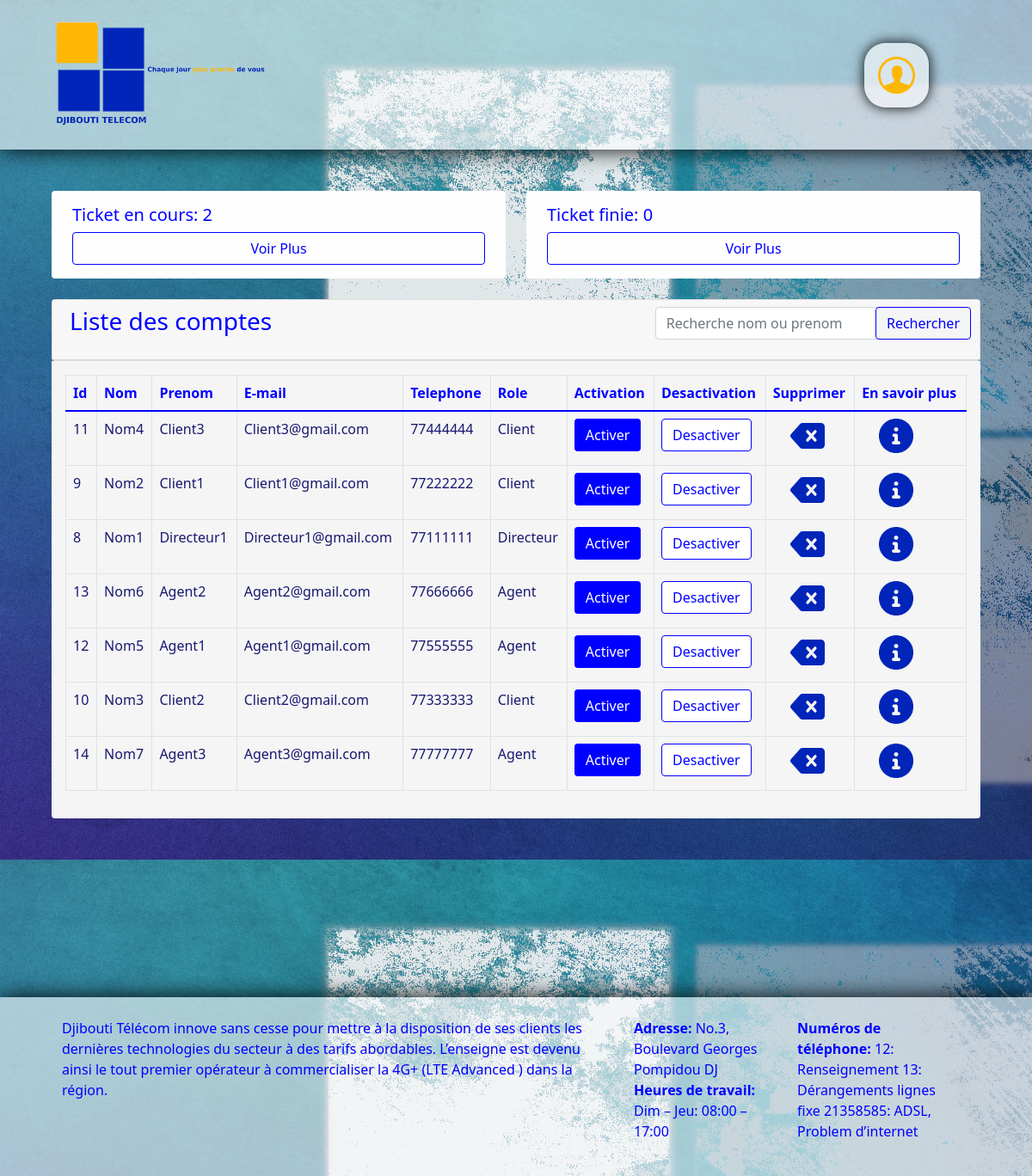
The page /Code_site_ticket/ListeAgent.php (signed in) on the database its author committed.
### tables this page shows
CREATE TABLE `utilisateur` (
  `idUtil` int(11) NOT NULL,
  `NomUtil` varchar(256) DEFAULT NULL,
  `PrenomUtil` varchar(256) DEFAULT NULL,
  `EmailUtil` varchar(256) DEFAULT NULL,
  `TelephoneUtil` int(11) DEFAULT NULL,
  `DateNaissance` date DEFAULT NULL,
  `AdresseUtil` varchar(256) DEFAULT NULL,
  `MDPUtil` varchar(256) DEFAULT NULL,
  `RoleUtil` varchar(50) DEFAULT NULL,
  `NbTicket` int(11) DEFAULT NULL,
  `NbTicketEnCours` int(11) DEFAULT NULL,
  `NbTicketFinie` int(11) DEFAULT NULL,
  `Activer` tinyint(4) NOT NULL
);

### Code_site_ticket/ListeAgent.php (the view, shortened to what this page needs)
<!DOCTYPE html>
<html lang="en">
    <head>
        <link href="../css/styles.css" rel="stylesheet" />
        <link rel="stylesheet" href="../bootstrap-5.1.3-dist/css/bootstrap.css"/>
    </head>
    <body style="background-image: url('../Ressource/BG-Website.jpg');">
        <?php
            $serveur="localhost";
            $utilisateur="root";
            $motDePasse="";
            $baseDeDonnee="Site_ticket";
            $sum=mysqli_connect($serveur,$utilisateur,$motDePasse,$baseDeDonnee);
            $Id=$_SESSION['Id'];
            $resultat2=mysqli_query($sum,"SELECT * FROM utilisateur WHERE IdUtil='$Id'");
            while($ligne=mysqli_fetch_row($resultat2)){
                $RoleUtil=$ligne[8];
            }
            if(isset($_POST['Rechercher'])){
                $Needle=$_POST['NomCompte'];
            }else{
                $Needle="";
            }
        ?>
        <div class="wrapper">
        <?php include 'NavBarCompte.php';?>
        <section class="py-5" style="padding-left: 5%; padding-right: 5%;">
            <div class="content-wrapper pl-3" style="background: rgba(2.4, 36.1, 41.6, 0);">
                <?php include 'TopBar.php'; ?>
                <div class="card mt-4" style="color: blue;">
                    <div class="card-header rounded-top" style="height:70px;">
                        <h3 class="card-title" style="position:absolute; left: 20px;">Liste des comptes</h3>
                        <form method="post" action="ListeAgent.php" >
                            <input type="text" name="NomCompte" class="form-control w-25" style="position: absolute; right: 10%;" placeholder="Recherche nom ou prenom">
                            <input type="submit" name="Rechercher" class="btn" value="Rechercher" style="color:blue; background-color:whitesmoke ; border-style: solid; border-color: blue; position:absolute; right: 10px;">
                        </form>
                    </div>
                </div>
            </div>
                <div class="card-body rounded-bottom" style="background:whitesmoke;">
                    <table class="table table-bordered" style="color:blue;">
                    <thead>
                        <tr>
                            <th>Id</th>
                            <th>Nom</th>
                            <th>Prenom</th>
                            <th>E-mail</th>
                            <th>Telephone</th>
                            <th>Role</th>
                            <th>Activation</th>
                            <th>Desactivation</th>
                            <th>Supprimer</th>
                            <th>En savoir plus</th>
                        </tr>
                    </thead>
                    <tbody>
                        <?php
                        $resultatS=mysqli_query($sum," SELECT * FROM utilisateur WHERE RoleUtil!='Directeur' AND NomUtil LIKE '%{$Needle}%' OR PrenomUtil LIKE '%{$Needle}%';");
                        while($ligne=mysqli_fetch_row($resultatS)) {
                            $IdUtilTmp=$ligne[0];
                            $NomUtilTmp=$ligne[1];
                            $PrenomUtilTmp=$ligne[2];
                            $EmailUtilTmp=$ligne[3];
                            $TelephoneUtilTmp=$ligne[4];
                            $RoleUtilTmp=$ligne[8];
                            $ActiverTmp=$ligne[12];
                        ?>
                        <tr>
                        <td style="color:midnightblue;">
                            <?php echo "$IdUtilTmp"; ?>
                        </td>
                        <td style="color:midnightblue;">
                            <?php echo "$NomUtilTmp"; ?>
                        </td>
                        <td style="color:midnightblue;">
                            <?php echo "$PrenomUtilTmp"; ?>
                        </td>
                        <td style="color:midnightblue;">
                            <?php echo "$EmailUtilTmp"; ?>
                        </td>
                        <td style="color:midnightblue;">
                            <?php echo "$TelephoneUtilTmp"; ?>
                        </td>
                        <td style="color:midnightblue;">
                            <?php echo "$RoleUtilTmp"; ?>
                        </td>
                        <td>
                            <form method="post" action="ListeAgent.php">
                           <?php
                                if($ActiverTmp==0){
                                    echo "<input type='submit' name='Activer' value='Activer' class='btn bg-white' style='border-style: solid; border-color: blue; color:blue;'>";
                                }else{
                                    echo "<input type='submit' name='Activer' value='Activer' class='btn text-white' style='background-color:blue;'>";
                                }
                            ?>
                            </form>
                        </td>
                        <td>
                            <form method="post" action="ListeAgent.php">
                           <?php
                                    if($ActiverTmp==0){
                                        echo "<input type='submit' name='Activer' value='Desactiver' class='btn text-white' style='background-color:blue;'>";
                                    }else{
                                        echo "<input type='submit' name='Activer' value='Desactiver' class='btn bg-white' style='border-style: solid; border-color: blue; color:blue;'>";
                                    }
                            ?>
                            </form>
                        </td>
                        <td>
                            <form method="post" action="SupprimerAgent.php">
                            <input type="image" name="Supprimer"  value="Supprimer" src="../Ressource/delete-left-solid.png" alt="submit" width="40" height="40" style="position:relative; left:20px;">
                            </form>
                        </td>
                        <td>
                            <form method="post" action="FicheAgent.php">
                            <input type="image" name="Fiche"  value="Fiche" src="../Ressource/circle-info-solid.png" alt="submit" width="40" height="40" style="position:relative; left:20px;">
                            </form>
                        </td>
                        <?php } ?>
                    </tbody>
                    </table>
                </div>
                </div>
        <?php include 'FooterCompte.php';?>
    </body>
</html>

### Code_site_ticket/TopBar.php (shortened to what this page needs)
<?php
	$IdUtil = $_SESSION['Id'];
	$NbTicket=0;
	$NbTicketEnCours=0;
	$NbTicketFinie=0;
	$query1 = mysqli_query($sum,"SELECT * FROM utilisateur WHERE idUtil = '$IdUtil';");
	while($ligne=mysqli_fetch_row($query1)){
        $NbTicket=$ligne[9];
		$NbTicketEnCours=$ligne[10];
		$NbTicketFinie=$ligne[11];
    }
	$NbTicketNA = $NbTicket -($NbTicketEnCours+$NbTicketFinie);
?>
<div class="row">
    <div class=" col">
            <div class="container-fluid rounded" style="background: rgba(254, 254, 254, 1);">
                <div class="inner pt-3 pb-3 " style="color:blue;">
                    <?php if($RoleUtil=='Agent'){?>
                        <h5>  Ticket en cours: <?php echo $NbTicketEnCours ;?></h5>
                    <?php }else{ ?>
                        <h5>  Ticket non assigner: <?php echo $NbTicketNA ;?></h5>
                    <?php } ?>
                    <a href="Acceuil.php" class="btn btn-white w-100" style="color: blue ; border-style:solid; border-color:blue;"> Voir Plus</a>
                </div>
            </div>
        </div>
        <div class="col">
            <div class="container-fluid rounded" style="background: rgba(254, 254, 254, 1);">
                <div class="inner pt-3 pb-3 " style="color:blue;">
                    <h5>  Ticket finie: <?php echo $NbTicketFinie ;?></h5>
                    <a href="TicketFinie.php" class="btn btn-white w-100" style="color: blue ; border-style:solid; border-color:blue;"> Voir Plus</a>
                </div>
            </div>
        </div>
</div>

### rows shown on the page
utilisateur: NbTicketEnCours "2", NbTicketFinie "0", idUtil "13", NomUtil "Nom6", PrenomUtil "Agent2", EmailUtil "Agent2@gmail.com", TelephoneUtil "77666666", RoleUtil "Agent"
utilisateur: idUtil "11", NomUtil "Nom4", PrenomUtil "Client3", EmailUtil "Client3@gmail.com", TelephoneUtil "77444444", RoleUtil "Client"
utilisateur: idUtil "9", NomUtil "Nom2", PrenomUtil "Client1", EmailUtil "Client1@gmail.com", TelephoneUtil "77222222", RoleUtil "Client"
utilisateur: idUtil "8", NomUtil "Nom1", PrenomUtil "Directeur1", EmailUtil "Directeur1@gmail.com", TelephoneUtil "77111111", RoleUtil "Directeur"
utilisateur: idUtil "12", NomUtil "Nom5", PrenomUtil "Agent1", EmailUtil "Agent1@gmail.com", TelephoneUtil "77555555", RoleUtil "Agent"
utilisateur: idUtil "10", NomUtil "Nom3", PrenomUtil "Client2", EmailUtil "Client2@gmail.com", TelephoneUtil "77333333", RoleUtil "Client"
utilisateur: idUtil "14", NomUtil "Nom7", PrenomUtil "Agent3", EmailUtil "Agent3@gmail.com", TelephoneUtil "77777777", RoleUtil "Agent"
